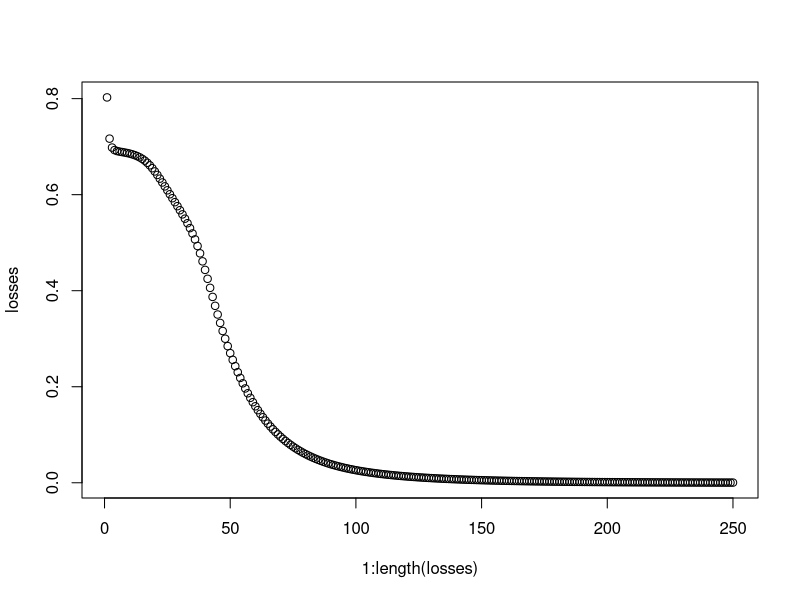

Write the R code that produced this figure.
## ---- chunk 1
knitr::opts_chunk$set(eval = TRUE, echo = TRUE)
## ---- chunk 2
loss_function = setRefClass(  # base class for loss functions
  "loss_function",
  methods = list(
    forward = function(y_true, y_pred) NA,
    backward = function(y_true, y_pred) NA
  )
)

binary_crossentropy = setRefClass(
  "binary_crossentropy",
  contains = "loss_function",
  methods = list(
    forward = function(y_true, y_pred) {
      # we add a small constant to avoid having a NaN result from log(0)
      -sum(
        y_true * log(y_pred + 1e-9) + (1 - y_true) * log(1 - y_pred + 1e-9)
      ) / nrow(y_true)
    },
    backward = function(y_true, y_pred) {
      # we add a small constant to avoid dividing by zero
      -(
        y_true / (y_pred + 1e-9) - (1 - y_true) / (1 - y_pred + 1e-9)
      ) / nrow(y_true)
    }
  )
)

y_true = matrix(c(0, 0, 0, 1, 1, 0), ncol=3)
y_pred = matrix(c(0.2, 0.5, 0.3, 0.8, 0.1, 0.1), ncol=3)
loss = binary_crossentropy()

loss$forward(y_true, y_pred)
loss$backward(y_true, y_pred)
## ---- chunk 3
activation = setRefClass(  # base class for activation functions
  "activation",
  methods = list(
    forward = function(x) NA,
    backward = function(x) NA
  )
)


relu = setRefClass(
  "relu",
  contains = "activation",
  methods = list(
    forward = function(x) {
      ifelse(x > 0, x, 0)
    },
    backward = function(x) {
      ifelse(x > 0, 1, 0)
    }
  )
)

x = matrix(c(-0.1, 0.3, 0.7, 0.5, -1.0, 0.7), ncol=3)
act = relu()

act$forward(x)
act$backward(x)
## ---- chunk 4
sigmoid = setRefClass(
  "sigmoid",
  contains = "activation",
  methods = list(
    forward = function(x) {
      1 / (1 + exp(-x))
    },
    backward = function(x) {
      exp(-x) / (1 + exp(-x))^2
    }
  )
)

x = matrix(c(2, 0, -2, 0.5, -0.25, 0.25), ncol=3)
act = sigmoid()

act$forward(x)
act$backward(x)
## ---- chunk 5
htan = setRefClass(
  "htan",
  contains = "activation",
  methods = list(
    forward = function(x) {
      tanh(x)
    },
    backward = function(x) {
      1 - tanh(x)^2
    }
  )
)

act = htan()

act$forward(x)
act$backward(x)
## ---- chunk 6
gradient_descent_optimizer = setRefClass(
  "gradient_descent_optimizer",
  fields = list(
    learning_rate = "numeric"
  ),
  methods = list(
    step = function(x, gradient) {
      x - learning_rate * gradient
    }
  )
)

opt = gradient_descent_optimizer(learning_rate = 0.1)
opt$step(10, 10)
## ---- chunk 7
dense_neural_network = setRefClass(
  "dense_neural_network",
  fields = list(
    weights = "list",
    biases = "list",
    activations = "list",
    loss = "loss_function",
    optimizer = "gradient_descent_optimizer"
  ),
  methods = list(
    
    predict = function(batch_x) {
      result = batch_x
      
      for(i in 1:length(weights)) {
        bias_matrix = matrix(
          rep(biases[[i]], nrow(batch_x)),
          nrow = nrow(batch_x), byrow = TRUE
        )

        result = result %*% weights[[i]] + bias_matrix
        result = activations[[i]]$forward(result)
      }
      
      result
    },
    
    train_on_batch = function(batch_x, batch_y, iter, lrate) {
      intermediate_activations = list(batch_x)
      
      result = batch_x
      for(i in 1:length(weights)) {
        bias_matrix = matrix(
          rep(biases[[i]], nrow(batch_x)),
          nrow = nrow(batch_x), byrow = TRUE
        )
        
        result = result %*% weights[[i]] + bias_matrix
        result = activations[[i]]$forward(result)
        intermediate_activations[[i + 1]] = result
      }
      
      batch_loss = loss$forward(
        batch_y,
        intermediate_activations[[length(intermediate_activations)]]
      )
      
      weight_gradients = list()
      bias_gradients = list()
      
      output = intermediate_activations[[length(intermediate_activations)]]
      for(i in 1:nrow(batch_x)) {
        deltas = (loss$backward(
          batch_y[i,,drop=FALSE],
          output[i,,drop=FALSE]
        ) * activations[[length(activations)]]$backward(
          output[i,,drop=FALSE]
        ))[1,]
        
        for(j in length(activations):1) {
          stopifnot(any(!is.na(deltas)))
          
          wg = intermediate_activations[[j]][i,] %o% deltas
          bg = deltas

          if(length(weight_gradients) > 0 && !is.null(weight_gradients[[j]])) {
            weight_gradients[[j]] = weight_gradients[[j]] + wg
            bias_gradients[[j]] = bias_gradients[[j]] + bg
          }
          else {
            weight_gradients[[j]] = wg
            bias_gradients[[j]] = bg
          }

          if(j > 1) {
            deltas = (
              weights[[j]] %*% deltas *
                activations[[j - 1]]$backward(intermediate_activations[[j]][i,])
            )
            
            # keep as vector, not matrix, so that the outer product
            # will be a matrix instead of 3d tensor
            deltas = deltas[,1]
          }
        }
      }
      
      for(i in 1:length(activations)) {
          weights[[i]] <<- optimizer$step(weights[[i]], weight_gradients[[i]])
          biases[[i]] <<- optimizer$step(biases[[i]], bias_gradients[[i]])
      }

      batch_loss
    }
  )
)


# just an utility function to create networks
build_dense_neural_network = function(input_size, layers, loss, optimizer) {
  weights = list()
  biases = list()
  activations = list()
  
  last_layer_size = input_size
  for(i in 1:length(layers)) {
    if(class(layers[[i]]) == "numeric") {
      sd = sqrt(2 / (last_layer_size + layers[[i]]))
      vals = rnorm(n = last_layer_size * layers[[i]], mean = 0, sd = sd)
      vals = ifelse(vals > 2 * sd, 2 * sd, vals)
      vals = ifelse(vals < -2 * sd, -2 * sd, vals)
      weights[[length(weights) + 1]] = matrix(
        vals, ncol = layers[[i]], nrow = last_layer_size
      )
      biases[[length(biases) + 1]] = rep(0, layers[[i]])
      last_layer_size = layers[[i]]
    }
    else {
      activations[[length(activations) + 1]] = layers[[i]]
    }
  }

  dense_neural_network(
    weights = weights,
    biases = biases,
    activations = activations,
    loss = loss,
    optimizer = optimizer
  )
}


data.x = matrix(c(
  -1, -1,
  -1, 1,
  1, -1,
  1, 1
), nrow = 4, ncol = 2, byrow = TRUE)


data.y = matrix(c(
  0, 1, 1, 0
), nrow = 4, ncol = 1)


network = build_dense_neural_network(
  input_size = 2,
  layers = list(2, htan(), 1, sigmoid()),
  loss = binary_crossentropy(),
  optimizer = gradient_descent_optimizer(learning_rate = 0.25)
)


losses = lapply(1:250, function(i) network$train_on_batch(data.x, data.y))
network$predict(data.x)
plot(1:length(losses), losses)
## ---- chunk 8
network$weights
network$biases
